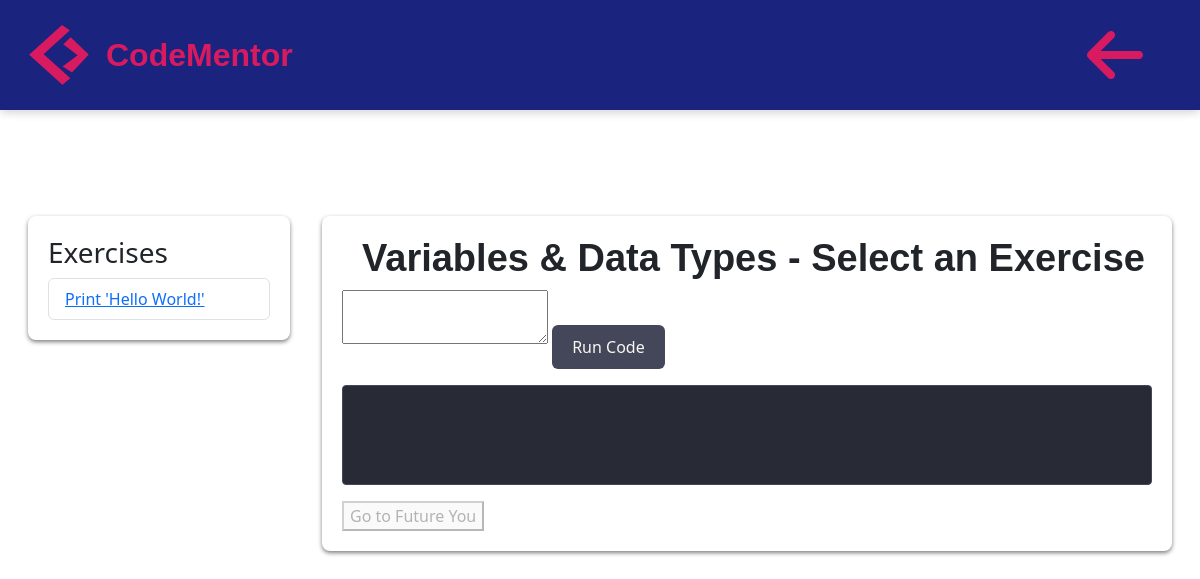
Before: /module/1/exercises (signed in) with the older database file.
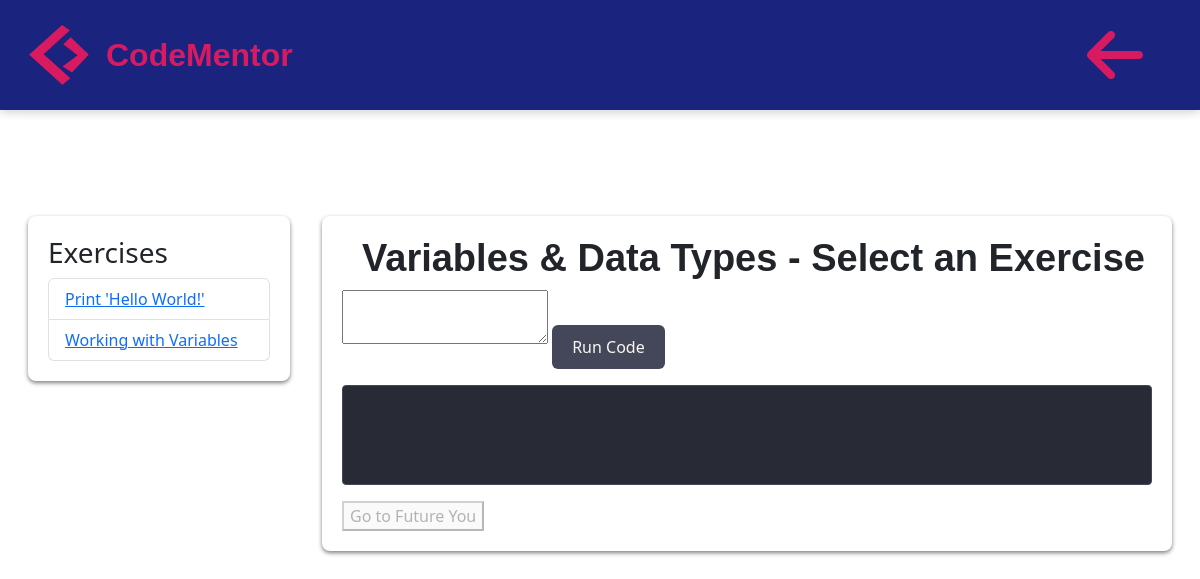
After: the same page with the newer database file.
### app.py (models this page shows, shortened)
class Exercise(db.Model):
    exerciseid = db.Column(db.Integer, primary_key=True)
    moduleid = db.Column(db.Integer, db.ForeignKey('module.moduleid'), nullable=False)
    title = db.Column(db.String(100), nullable=False)
    description = db.Column(db.Text, nullable=False)
    status = db.Column(db.Enum('locked', 'available', 'completed', name='exercise_status'), default='locked')
    user_progress = db.relationship('UserExerciseProgress', backref='exercise', lazy=True)

class Module(db.Model):
    moduleid = db.Column(db.Integer, primary_key=True)
    title = db.Column(db.String(100), nullable=False)
    description = db.Column(db.Text, nullable=False)
    status = db.Column(db.Enum('locked', 'available', 'completed', name='module_status'), default='locked')
    exercises = db.relationship('Exercise', backref='module', lazy=True)
    user_progress = db.relationship('UserModuleProgress', backref='module', lazy=True)

### app.py (the view)
@app.route("/module/<int:module_id>/exercises")
@login_required
def exercises(module_id):
    module = Module.query.get_or_404(module_id)
    exercises = Exercise.query.filter_by(moduleid=module_id).all()
    user_progress = UserModuleProgress.query.filter_by(userid=current_user.userid, moduleid=module_id).first()
    if not user_progress:
        user_progress = UserModuleProgress(userid=current_user.userid, moduleid=module_id, status='locked', progress=0)
        db.session.add(user_progress)
        db.session.commit()
    return render_template("exercise.html", module=module, exercises=exercises, user_progress=user_progress)

### app.py (called while the page is built)
@login_manager.user_loader
def load_user(userid):
    return User.query.get(int(userid))

### templates/exercise.html (shortened to what this page needs)
{% extends 'base.html' %}
{% block content %}
<link rel="stylesheet" href="https://cdnjs.cloudflare.com/ajax/libs/codemirror/5.65.2/codemirror.min.css">
<link rel="stylesheet" href="https://cdnjs.cloudflare.com/ajax/libs/codemirror/5.65.2/theme/dracula.min.css">
<div class="container-fluid">
    <div class="row">
        <div class="col-md-3 p-3">
            <nav class="lesson-nav">
                <h3>Exercises</h3>
                <ul class="list-group">
                    {% for exercise in exercises %}
                    <li class="list-group-item">
                        <a href="#" class="exercise-link" data-id="{{ exercise.exerciseid }}">{{ exercise.title }}</a>
                    </li>
                    {% endfor %}
                </ul>
            </nav>
        </div>
        <div class="col-md-9 p-3">
            <nav class="lesson-nav">
            <h1>{{ module.title }} - Select an Exercise</h1>
            <textarea id="code"></textarea>
            <button id="run-code" class="btn btn-primary mt-3">Run Code</button>
            <pre id="result" class="mt-3"></pre>
            <div id="future-you-container">
                    <button id="future-you-btn" class="future-you-btn disabled" disabled>Go to Future You</button>
            </div>
            </nav>
        </div>
    </div>
</div>
{% endblock %}

### templates/base.html (shortened to what this page needs)
<!DOCTYPE html>
<html lang="en">
<head>
    <link rel="stylesheet" href="https://cdn.jsdelivr.net/npm/bootstrap@5.3.3/dist/css/bootstrap.min.css">
    <link rel="stylesheet" type="text/css" href="/static/css/styles.css">
    <link rel="stylesheet" href="https://cdnjs.cloudflare.com/ajax/libs/font-awesome/6.0.0-beta3/css/all.min.css">
</head>
<body>
    <header>
      <nav class="navbar navbar-expand-lg">
          <div class="container-fluid">
              <div class="logo-container d-flex align-items-center">
                  <svg width="20" height="20" viewBox="0 0 100 100"></svg>
                  <a class="navbar-brand" href="{{ url_for('home') }}">
                      <img src="/static/images/CMLogo.png" alt="CodeMentor Logo" class="logo-image">
                  </a>
                  <span class="logo-text">CodeMentor</span>
              </div>
              <div class="collapse navbar-collapse" id="navbarContent">
                <ul class="navbar-nav ms-auto d-flex gap-2">
                    {% if current_user.is_authenticated %}
                        {% if request.endpoint == 'exercises' %}
                            <li class="nav-item">
                              <a href="{{ url_for('dashboard') }}" class="btn btn-link back-arrow-btn">
                                  <i class="fas fa-arrow-left"></i>
                              </a>
                          </li>
                        {% else %}
                            <li class="nav-item">
                                <a href="{{ url_for('logout') }}" class="btn custom-btn-primary btn-lg">Logout</a>
                            </li>
                        {% endif %}
                    {% endif %}
                </ul>
              </div>
          </div>
      </nav>
    </header>
    <main class="container-fluid flex-grow-1">
        {% block content %}{% endblock %}
    </main>
</body>
</html>

### static/css/styles.css (style rules this page uses)
header { box-shadow: 0 2px 10px rgba(0, 0, 0, 0.1); position: fixed; top: 0; width: 100%; z-index: 1000; }
body, html { margin: 0; padding: 0; height: 100%; }
body { display: flex; flex-direction: column; height: 100%; }
main { flex: 1; margin-top: 200px; }
h1 { font-weight: bold; font-size: 38px; font-family: Verdana, Geneva, Tahoma, sans-serif; margin-left: 20px; }
.navbar { background: #1a237e; padding: 1rem 2rem; box-shadow: 0 2px 10px rgba(0,0,0,0.1); }
.logo-image { width: 60px; height: 60px; }
.logo-text { font-family: Verdana, Geneva, Tahoma, sans-serif; font-weight: bold; font-size: 32px; color: #D81B60; margin-left: 1px; display: inline-block; }
.logo-container { margin-left: -35px; }
.navbar-nav { display: flex; flex-direction: row; gap: 15px; align-items: center; justify-content: flex-end; }
body, html { height: 100%; margin: 0; display: flex; flex-direction: column; }
.navbar .back-arrow-btn i { font-size: 4rem; color: #D81B60; }
#run-code { margin-top: 10px; padding: 10px 20px; background-color: #44475a; color: #f8f8f2; border: none; cursor: pointer; font-size: 16px; }
#result { margin-top: 10px; padding: 10px; background-color: #282a36; color: #f8f8f2; border: 1px solid #44475a; height: 100px; width: 100%; overflow: auto; font-family: monospace; box-sizing: border-box; border-radius: 0.25rem; }
.lesson-nav { background: white; padding: 20px; border-radius: 8px; box-shadow: 0 2px 4px rgba(0,0,0,0.5); height: fit-content; width: 100%; }

Changed rows visible on the page:
added Exercise: title "Working with Variables"
